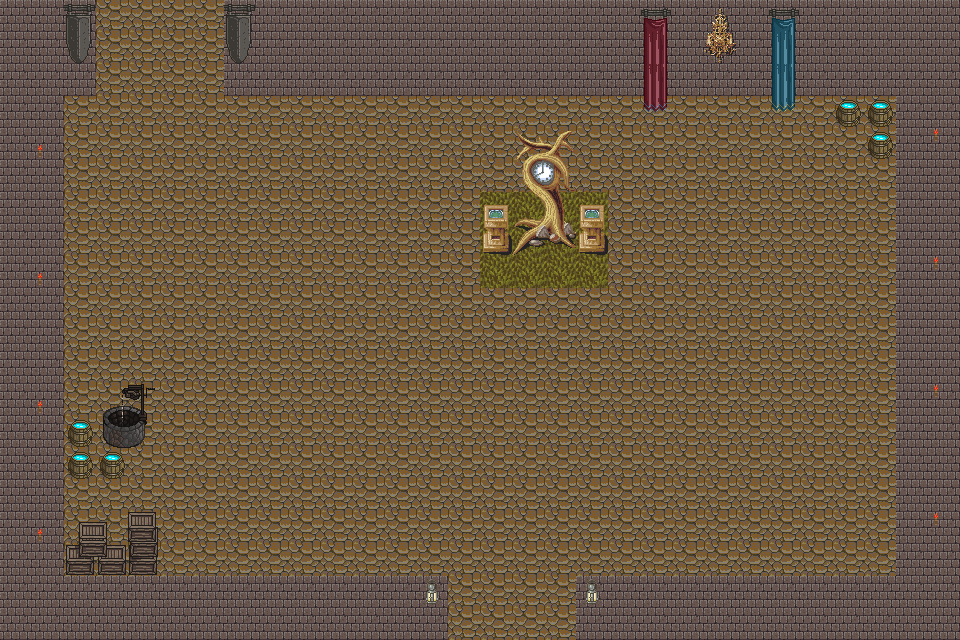

This game map was drawn from its Tiled (.tmx) file and the tilesets committed beside it. A one-line description and the full map source follow:
An orthogonal 30x20 tile map with 32x32 px tiles, 3 tile layers (Pavimento, Frame, Oggetti), 2 tilesets and 18 objects.

<map version="1.10" tiledversion="1.11.0" orientation="orthogonal" renderorder="right-down" width="30" height="20" tilewidth="32" tileheight="32" infinite="0" nextlayerid="8" nextobjectid="26">
 <tileset firstgid="1" source="1.tsx" />
 <tileset firstgid="257" source="torce.tsx" />
 <layer id="4" name="Pavimento" width="30" height="20">
  <data encoding="csv">
184,184,184,184,184,184,184,184,184,184,184,184,184,184,184,184,184,184,184,184,184,184,184,184,184,184,184,184,184,184,
184,184,184,184,184,184,184,184,184,184,184,184,184,184,184,184,184,184,184,184,184,184,184,184,184,184,184,184,184,184,
184,184,184,184,184,184,184,184,184,184,184,184,184,184,184,184,184,184,184,184,184,184,184,184,184,184,184,184,184,184,
184,184,184,184,184,184,184,184,184,184,184,184,184,184,184,184,184,184,184,184,184,184,184,184,184,184,184,184,184,184,
184,184,184,184,184,184,184,184,184,184,184,184,184,184,184,184,184,184,184,184,184,184,184,184,184,184,184,184,184,184,
184,184,184,184,184,184,184,184,184,184,184,184,184,184,184,184,184,184,184,184,184,184,184,184,184,184,184,184,184,184,
184,184,184,184,184,184,184,184,184,184,184,184,184,184,184,184,184,184,184,184,184,184,184,184,184,184,184,184,184,184,
184,184,184,184,184,184,184,184,184,184,184,184,184,184,184,184,184,184,184,184,184,184,184,184,184,184,184,184,184,184,
184,184,184,184,184,184,184,184,184,184,184,184,184,184,184,184,184,184,184,184,184,184,184,184,184,184,184,184,184,184,
184,184,184,184,184,184,184,184,184,184,184,184,184,184,184,184,184,184,184,184,184,184,184,184,184,184,184,184,184,184,
184,184,184,184,184,184,184,184,184,184,184,184,184,184,184,184,184,184,184,184,184,184,184,184,184,184,184,184,184,184,
184,184,184,184,184,184,184,184,184,184,184,184,184,184,184,184,184,184,184,184,184,184,184,184,184,184,184,184,184,184,
184,184,184,184,184,184,184,184,184,184,184,184,184,184,184,184,184,184,184,184,184,184,184,184,184,184,184,184,184,184,
184,184,184,184,184,184,184,184,184,184,184,184,184,184,184,184,184,184,184,184,184,184,184,184,184,184,184,184,184,184,
184,184,184,184,184,184,184,184,184,184,184,184,184,184,184,184,184,184,184,184,184,184,184,184,184,184,184,184,184,184,
184,184,184,184,184,184,184,184,184,184,184,184,184,184,184,184,184,184,184,184,184,184,184,184,184,184,184,184,184,184,
184,184,184,184,184,184,184,184,184,184,184,184,184,184,184,184,184,184,184,184,184,184,184,184,184,184,184,184,184,184,
184,184,184,184,184,184,184,184,184,184,184,184,184,184,184,184,184,184,184,184,184,184,184,184,184,184,184,184,184,184,
184,184,184,184,184,184,184,184,184,184,184,184,184,184,184,184,184,184,184,184,184,184,184,184,184,184,184,184,184,184,
184,184,184,184,184,184,184,184,184,184,184,184,184,184,184,184,184,184,184,184,184,184,184,184,184,184,184,184,184,184
</data>
 </layer>
 <layer id="1" name="Frame" width="30" height="20">
  <data encoding="csv">
88,88,88,184,184,184,184,88,88,88,88,88,88,88,88,88,88,88,88,88,88,88,88,88,88,88,88,88,88,88,
88,88,88,0,0,0,0,88,88,88,88,88,88,88,88,88,88,88,88,88,88,88,88,88,88,88,88,88,88,88,
88,88,88,0,0,0,0,88,88,88,88,88,88,88,88,88,88,88,88,88,88,88,88,88,88,88,88,88,88,88,
88,88,0,0,0,0,0,0,0,0,0,0,0,0,0,0,0,0,0,0,0,0,0,0,0,0,0,0,88,88,
88,88,0,0,0,0,0,0,0,0,0,0,0,0,0,0,0,0,0,0,0,0,0,0,0,0,0,0,88,88,
88,88,0,0,0,0,0,0,0,0,0,0,0,0,0,0,0,0,0,0,0,0,0,0,0,0,0,0,88,88,
88,88,0,0,0,0,0,0,0,0,0,0,0,0,0,197,197,197,197,0,0,0,0,0,0,0,0,0,88,88,
88,88,0,0,0,0,0,0,0,0,0,0,0,0,0,197,197,197,197,0,0,0,0,0,0,0,0,0,88,88,
88,88,0,0,0,0,0,0,0,0,0,0,0,0,0,197,197,197,197,0,0,0,0,0,0,0,0,0,88,88,
88,88,0,0,0,0,0,0,0,0,0,0,0,0,0,0,0,0,0,0,0,0,0,0,0,0,0,0,88,88,
88,88,0,0,0,0,0,0,0,0,0,0,0,0,0,0,0,0,0,0,0,0,0,0,0,0,0,0,88,88,
88,88,0,0,0,0,0,0,0,0,0,0,0,0,0,0,0,0,0,0,0,0,0,0,0,0,0,0,88,88,
88,88,0,0,0,0,0,0,0,0,0,0,0,0,0,0,0,0,0,0,0,0,0,0,0,0,0,0,88,88,
88,88,0,0,0,0,0,0,0,0,0,0,0,0,0,0,0,0,0,0,0,0,0,0,0,0,0,0,88,88,
88,88,0,0,0,0,0,0,0,0,0,0,0,0,0,0,0,0,0,0,0,0,0,0,0,0,0,0,88,88,
88,88,0,0,0,0,0,0,0,0,0,0,0,0,0,0,0,0,0,0,0,0,0,0,0,0,0,0,88,88,
88,88,0,0,0,0,0,0,0,0,0,0,0,0,0,0,0,0,0,0,0,0,0,0,0,0,0,0,88,88,
88,88,0,0,0,0,0,0,0,0,0,0,0,0,0,0,0,0,0,0,0,0,0,0,0,0,0,0,88,88,
88,88,88,88,88,88,88,88,88,88,88,88,88,88,0,0,0,0,88,88,88,88,88,88,88,88,88,88,88,88,
88,88,88,88,88,88,88,88,88,88,88,88,88,88,184,184,184,184,88,88,88,88,88,88,88,88,88,88,88,88
</data>
 </layer>
 <layer id="5" name="Oggetti" width="30" height="20">
  <data encoding="csv">
0,0,99,0,0,0,0,99,0,0,0,0,0,0,0,0,0,0,0,0,121,0,238,0,120,0,0,0,0,0,
0,0,115,0,0,0,0,115,0,0,0,0,0,0,0,0,0,0,0,0,137,0,254,0,136,0,0,0,0,0,
0,0,0,0,0,0,0,0,0,0,0,0,0,0,0,0,0,0,0,0,137,0,0,0,136,0,0,0,0,0,
0,0,0,0,0,0,0,0,0,0,0,0,0,0,0,0,0,0,0,0,153,0,0,0,152,0,234,234,0,0,
0,258,0,0,0,0,0,0,0,0,0,0,0,0,0,0,173,174,0,0,0,0,0,0,0,0,0,234,0,260,
0,0,0,0,0,0,0,0,0,0,0,0,0,0,0,0,189,190,0,0,0,0,0,0,0,0,0,0,0,0,
0,0,0,0,0,0,0,0,0,0,0,0,0,0,0,237,205,206,237,0,0,0,0,0,0,0,0,0,0,0,
0,0,0,0,0,0,0,0,0,0,0,0,0,0,0,253,221,222,253,0,0,0,0,0,0,0,0,0,0,0,
0,258,0,0,0,0,0,0,0,0,0,0,0,0,0,0,0,0,0,0,0,0,0,0,0,0,0,0,0,260,
0,0,0,0,0,0,0,0,0,0,0,0,0,0,0,0,0,0,0,0,0,0,0,0,0,0,0,0,0,0,
0,0,0,0,0,0,0,0,0,0,0,0,0,0,0,0,0,0,0,0,0,0,0,0,0,0,0,0,0,0,
0,0,0,0,0,0,0,0,0,0,0,0,0,0,0,0,0,0,0,0,0,0,0,0,0,0,0,0,0,0,
0,258,0,239,240,0,0,0,0,0,0,0,0,0,0,0,0,0,0,0,0,0,0,0,0,0,0,0,0,260,
0,0,234,255,256,0,0,0,0,0,0,0,0,0,0,0,0,0,0,0,0,0,0,0,0,0,0,0,0,0,
0,0,234,234,0,0,0,0,0,0,0,0,0,0,0,0,0,0,0,0,0,0,0,0,0,0,0,0,0,0,
0,0,0,0,0,0,0,0,0,0,0,0,0,0,0,0,0,0,0,0,0,0,0,0,0,0,0,0,0,0,
0,258,232,233,235,0,0,0,0,0,0,0,0,0,0,0,0,0,0,0,0,0,0,0,0,0,0,0,0,260,
0,0,248,249,251,0,0,0,0,0,0,0,0,0,0,0,0,0,0,0,0,0,0,0,0,0,0,0,0,0,
0,0,0,0,0,0,0,0,0,0,0,0,0,117,0,0,0,0,117,0,0,0,0,0,0,0,0,0,0,0,
0,0,0,0,0,0,0,0,0,0,0,0,0,0,0,0,0,0,0,0,0,0,0,0,0,0,0,0,0,0
</data>
 </layer>
 <objectgroup id="7" name="collisioni">
  <object id="1" x="843.271" y="104.316" width="6.41049" height="1.74832" />
  <object id="5" x="829.867" y="95.5746" width="66.436" height="34.3835" />
  <object id="7" x="865.999" y="133.455" width="29.7214" height="28.5558" />
  <object id="8" x="897.469" y="0.582772" width="61.191" height="573.447" />
  <object id="11" x="576.944" y="575.196" width="382.881" height="64.6877" />
  <object id="12" x="0" y="572.865" width="446.403" height="65.2704" />
  <object id="13" x="0.582772" y="0" width="62.3566" height="573.447" />
  <object id="14" x="62.3566" y="-0.582772" width="34.3835" height="94.409" />
  <object id="15" x="224.95" y="0" width="674.85" height="92.6607" />
  <object id="16" x="643.963" y="93.8263" width="155.6" height="14.5693" />
  <object id="17" x="64.1049" y="454.562" width="62.9394" height="25.642" />
  <object id="18" x="64.1049" y="417.265" width="30.8869" height="37.2974" />
  <object id="19" x="96.1573" y="382.298" width="61.7738" height="71.6809" />
  <object id="20" x="64.6877" y="509.343" width="92.6607" height="65.2704" />
  <object id="22" x="482.535" y="205.718" width="26.2247" height="46.039" />
  <object id="23" x="579.858" y="203.387" width="26.8075" height="50.1184" />
  <object id="24" x="515.17" y="215.043" width="62.9394" height="37.2974" />
  <object id="25" x="515.753" y="127.627" width="61.191" height="83.9191" />
 </objectgroup>
</map>
